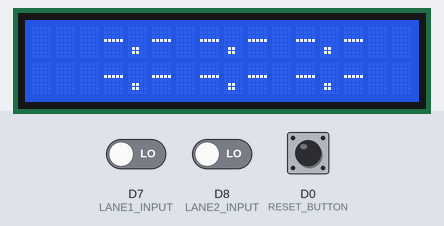
Simulated run of this program. Board: ESP8266 (NodeMCU). Parts: 16×2 character LCD. The test bench sets the inputs (shaded band); at power-on: D7 (LANE1_INPUT) LOW, D8 (LANE2_INPUT) LOW, D0 (RESET_BUTTON) HIGH. What the program prints to the serial monitor is not drawn.

Above: at 6.2 s.
6.3 s: D7 (LANE1_INPUT) driven HIGH
At 6.62 s:
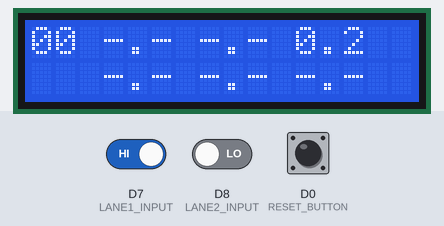
8.0 s: D8 (LANE2_INPUT) driven HIGH
At 8.32 s:
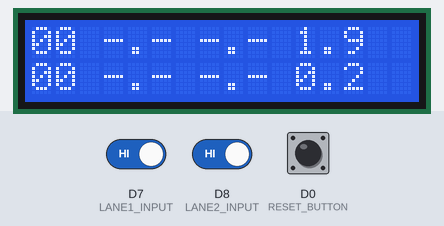
9.7 s: D0 (RESET_BUTTON) pulled LOW for 0.15 s
At 10.6 s:
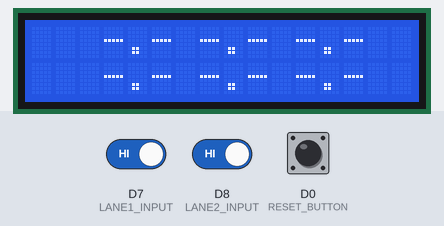
Timing chart, 0 to 12.7 s (numbered marks = the images above; inputs shaded):
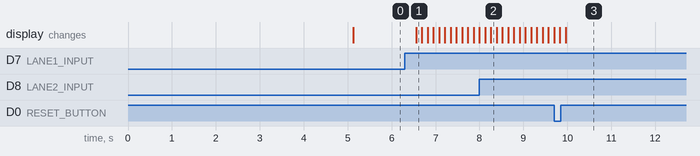

The program:

main.cpp
```cpp
#include <Arduino.h>
#include <ESP8266WiFi.h>
#include "LiquidCrystal_I2C.h"

#include "config.h"
#include "lane.h"

LiquidCrystal_I2C lcd(PCF8574_ADDR_A21_A11_A01, 4, 5, 6, 16, 11, 12, 13, 14, POSITIVE);
LaneTimer lane1 = LaneTimer(LANE1_INPUT);
LaneTimer lane2 = LaneTimer(LANE2_INPUT);

void checkResetButtonPressed()
{
  if (digitalRead(RESET_BUTTON) == LOW)
  {
    Serial.println("Resetting values");
    lane1.reset();
    lane2.reset();

    pinMode(RESET_BUTTON, OUTPUT);
    digitalWrite(RESET_BUTTON, HIGH);
    pinMode(RESET_BUTTON, INPUT);
  }
}

ICACHE_RAM_ATTR void interruptHandlerLane1()
{
  lane1.interruptHandler();
}

ICACHE_RAM_ATTR void interruptHandlerLane2()
{
  lane2.interruptHandler();
}

void setup()
{
  WiFi.persistent(false); //disable saving wifi config into SDK flash area
  WiFi.forceSleepBegin(); //disable AP & station by calling "WiFi.mode(WIFI_OFF)" & put modem to sleep

  Serial.begin(115200);

  while (lcd.begin(16, 2, LCD_5x8DOTS, D2, D1) != 1) //colums - 20, rows - 4, pixels - 5x8, SDA - D2, SCL - D1
  {
    Serial.println(F("PCF8574 is not connected or lcd pins declaration is wrong. Only pins numbers: 4,5,6,16,11,12,13,14 are legal."));
    delay(5000);
  }

  lcd.clear();

  /* prints static text */
  lcd.setCursor(0, 0); //set 1-st colum & 2-nd row, 1-st colum & row started at zero
  lcd.print(F("CARRERA STOPPUHR"));
  lcd.setCursor(0, 1); //set 1-st colum & 3-rd row, 1-st colum & row started at zero
  lcd.print(F("von Lenn"));
  delay(5000);
  lcd.clear();

  // Setup analog read
  Serial.println("Setting up LANE1 input");

  pinMode(LANE1_INPUT, INPUT);
  attachInterrupt(LANE1_INPUT, interruptHandlerLane1, RISING);

  pinMode(LANE2_INPUT, INPUT);
  attachInterrupt(LANE2_INPUT, interruptHandlerLane2, RISING);

  pinMode(RESET_BUTTON, INPUT);
}

void loop()
{
  lcd.setCursor(0, 0);
  lcd.print(lane1.shortStats());
  lcd.setCursor(0, 1);
  lcd.print(lane2.shortStats());

  lane1.loop();
  lane2.loop();

  checkResetButtonPressed();
  delay(100);
}
```

lane.h
```cpp
#define LANE_H

#include <Arduino.h>

class LaneTimer
{
private:
  uint8_t pin;
  int laps;
  unsigned int roundStartedAt;
  unsigned int bestLap;
  unsigned int lastLap;

  volatile bool haveData;
  volatile uint latestMillis;
  volatile uint debounceMillis;

public:
  LaneTimer(uint8_t pin);
  void registerLap(unsigned int time);
  void reset();
  void interruptHandler();
  void loop();
  String shortStats();
};
```

lane.cpp
```cpp
#ifndef LANE_H

#include <Arduino.h>
#include "lane.h"
#include "config.h"

LaneTimer::LaneTimer(uint8_t pin)
{
  this->pin = pin;
  this->laps = -1;
  this->bestLap = 0;
  this->lastLap = 0;
  this->roundStartedAt = 0;
}

void LaneTimer::reset()
{
  this->laps = -1;
  this->bestLap = 0;
  this->lastLap = 0;
  this->roundStartedAt = 0;
}

void LaneTimer::interruptHandler()
{
  if (this->haveData)
  {
    Serial.println("Previous interrupt not consumed.");
    this->debounceMillis = millis();
    return;
  }

  int deltaT = millis() - debounceMillis;
  if (deltaT < DEBOUNCE_TIME)
  {
    Serial.printf("Debouncer ignored interrupt w/ [%dms].\n", deltaT);
    this->debounceMillis = millis();
    return;
  }

  Serial.printf("Interrupt deltaT [%dms]\n", deltaT);
  this->latestMillis = millis();
  this->debounceMillis = latestMillis;
  this->haveData = true;
}

void LaneTimer::registerLap(unsigned int time)
{
  if (this->laps > -1)
  {
    unsigned int lapTime = (time - this->roundStartedAt);

    // Update best time if no time available, or better time
    if (this->bestLap == 0 || lapTime < this->bestLap)
    {
      this->bestLap = lapTime;
    }

    // Always store last lap
    this->lastLap = lapTime;
  }

  this->laps++;
  this->roundStartedAt = time;
}

void LaneTimer::loop()
{
  if (this->haveData)
  {
    unsigned int triggerMillis = this->latestMillis;
    this->latestMillis = 0;
    this->haveData = false;

    this->registerLap(triggerMillis);
  }
}

String LaneTimer::shortStats()
{
  static char lapCount[10];
  static char thisLapTime[10];
  static char bestLapTime[10];
  static char lastLapTime[10];

  if (this->laps >= 0)
  {
    sprintf(lapCount, "%02d", this->laps);
  }
  else
  {
    strncpy(lapCount, "  ", 3);
  }

  if (this->roundStartedAt > 0)
  {
    sprintf(thisLapTime, "%0.1f", (millis() - (int)roundStartedAt) / 1000.0);
  }
  else
  {
    strncpy(thisLapTime, "-.-", 4);
  }

  if (this->bestLap > 0)
  {
    sprintf(bestLapTime, "%0.1f", this->bestLap / 1000.0);
  }
  else
  {
    strncpy(bestLapTime, "-.-", 4);
  }

  if (this->lastLap > 0)
  {
    sprintf(lastLapTime, "%0.1f", this->lastLap / 1000.0);
  }
  else
  {
    strncpy(lastLapTime, "-.-", 4);
  }

  static char stats[20];
  sprintf(stats, "%s %s %s %s  ",
          lapCount,
          bestLapTime,
          lastLapTime,
          thisLapTime);

  return String(stats);
}

#endif
```

config.h
```cpp
#ifndef CONFIG_H

#define LANE1_INPUT D7
#define LANE2_INPUT D8
#define RESET_BUTTON 16
#define DEBOUNCE_TIME 250

#endif
```

Measured:
- after the input at 6.3 s, the display: changes after 0.26 s (image 1)
